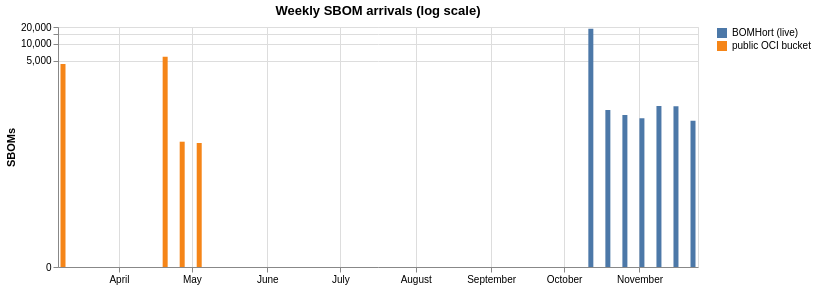

The cell this chart's notebook holds for it:
### Markdown cell above
## Freshness: SBOMs ingested by BOMHort per week, vs. the frozen public bucket

### Code cell
weekly = con.sql('''
    SELECT date_trunc('week', ingested_at)::DATE AS week, 'BOMHort (live)' AS source, count(*) AS sboms FROM bomhort GROUP BY ALL
    UNION ALL
    SELECT date_trunc('week', last_modified)::DATE, 'public OCI bucket', count(*) FROM public_bucket
    WHERE kind = 'spdx' AND NOT is_bomhort_copy GROUP BY ALL
''').df()
alt.Chart(weekly).mark_bar().encode(
    x=alt.X('week:T', title=None), y=alt.Y('sboms:Q', title='SBOMs', scale=alt.Scale(type='symlog')),
    color=alt.Color('source:N', title=None), tooltip=['week:T', 'source:N', 'sboms:Q'],
).properties(width=640, height=240, title='Weekly SBOM arrivals (log scale)')

### Figure 1 — Vega-Lite specification as saved in the notebook (floating-point values rounded to 4 significant figures)
{"config": {"view": {"continuousWidth": 300, "continuousHeight": 300}}, "data": {"name": "data-11bcc14de4e7f08d33be00408709f3f3"}, "mark": {"type": "bar"}, "encoding": {"color": {"field": "source", "title": null, "type": "nominal"}, "tooltip": [{"field": "week", "type": "temporal"}, {"field": "source", "type": "nominal"}, {"field": "sboms", "type": "quantitative"}], "x": {"field": "week", "title": null, "type": "temporal"}, "y": {"field": "sboms", "scale": {"type": "symlog"}, "title": "SBOMs", "type": "quantitative"}}, "height": 240, "title": "Weekly SBOM arrivals (log scale)", "width": 640, "$schema": "https://vega.github.io/schema/vega-lite/v6.4.1.json", "datasets": {"data-11bcc14de4e7f08d33be00408709f3f3": [{"week": "2026-11-02T00:00:00", "source": "BOMHort (live)", "sboms": 461}, {"week": "2026-11-16T00:00:00", "source": "BOMHort (live)", "sboms": 758}, {"week": "2026-10-19T00:00:00", "source": "BOMHort (live)", "sboms": 652}, {"week": "2026-11-09T00:00:00", "source": "BOMHort (live)", "sboms": 767}, {"week": "2026-10-12T00:00:00", "source": "BOMHort (live)", "sboms": 18631}, {"week": "2026-10-26T00:00:00", "source": "BOMHort (live)", "sboms": 529}, {"week": "2026-11-23T00:00:00", "source": "BOMHort (live)", "sboms": 416}, {"week": "2026-04-20T00:00:00", "source": "public OCI bucket", "sboms": 5835}, {"week": "2026-05-04T00:00:00", "source": "public OCI bucket", "sboms": 166}, {"week": "2026-04-27T00:00:00", "source": "public OCI bucket", "sboms": 175}, {"week": "2026-03-09T00:00:00", "source": "public OCI bucket", "sboms": 4340}]}}
